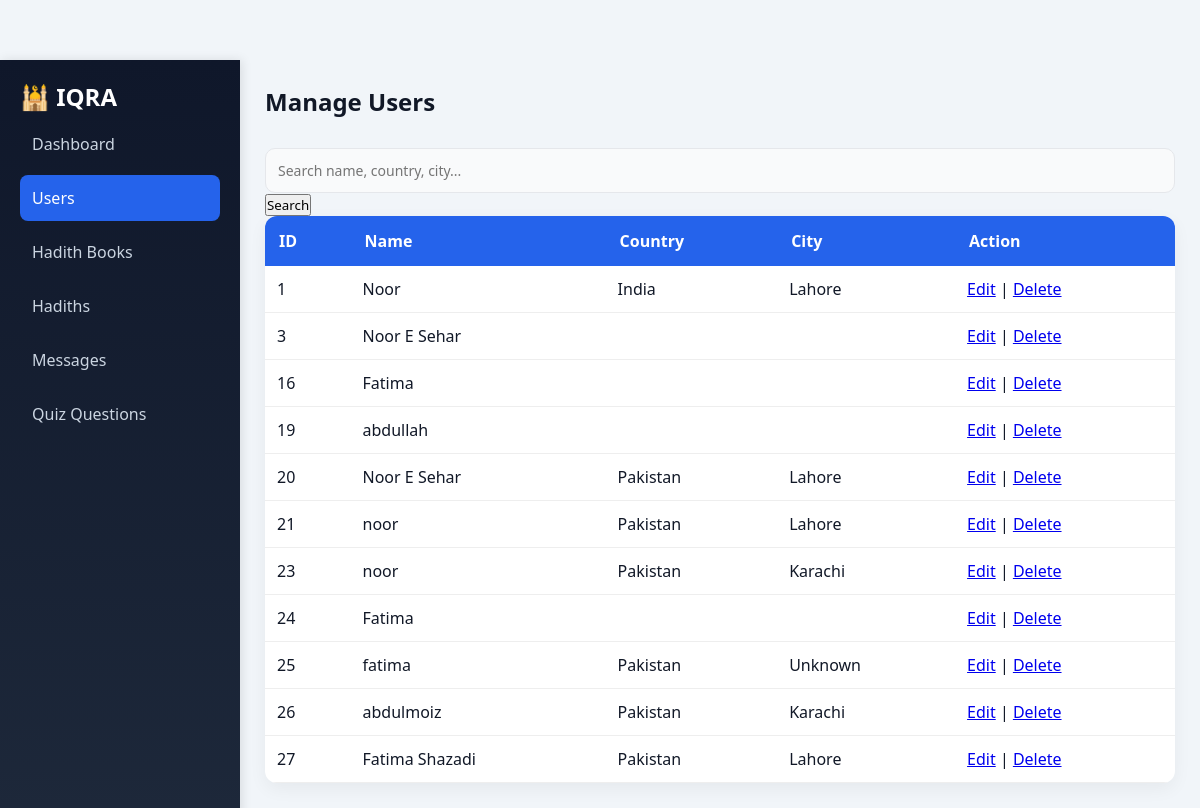
The app's page /users.php (signed in) with its own data.
### tables this page shows
CREATE TABLE `user` (
  `id` bigint(20) UNSIGNED NOT NULL,
  `name` varchar(20) NOT NULL,
  `email` varchar(255) DEFAULT NULL,
  `password` varchar(20) NOT NULL,
  `role` varchar(20) DEFAULT 'user',
  `is_premium` int(11) DEFAULT 0,
  `country` varchar(100) DEFAULT NULL,
  `city` varchar(100) DEFAULT NULL
);

### users.php (the view, shortened to what this page needs)
<?php
include "db.php";
$search = "";
if(isset($_GET['search'])){
    $search = $_GET['search'];
    $result = mysqli_query($conn,
    "SELECT * FROM user
     WHERE name LIKE '%$search%'
     OR country LIKE '%$search%'
     OR city LIKE '%$search%'"
    );
} else {
    $result = mysqli_query($conn,"SELECT * FROM user");
}
?>
<!DOCTYPE html>
<html>
<head>
<link rel="stylesheet" href="dashboard.css">
</head>
<body>
<div class="container">
<aside class="sidebar">
    <h2>🕌 IQRA</h2>
    <ul>
        <li><a href="dashboard.php">Dashboard</a></li>
        <li><a href="users.php" class="active">Users</a></li>
        <li><a href="admin_books.php">Hadith Books</a></li>
        <li><a href="admin_hadiths.php">Hadiths</a></li>
        <li><a href="admin_messages.php">Messages</a></li>
        <li><a href="all_questions.php"> Quiz Questions</a></li>
    </ul>
</aside>
<main class="main">
<h2>Manage Users</h2>
<form method="GET">
    <input type="text" name="search" placeholder="Search name, country, city..." value="<?php echo $search; ?>">
    <button type="submit">Search</button>
</form>
<table>
<tr>
    <th>ID</th>
    <th>Name</th>
    <th>Country</th>
    <th>City</th>
    <th>Action</th>
</tr>
<?php while($row = mysqli_fetch_assoc($result)){ ?>
<tr>
    <td><?php echo $row['id']; ?></td>
    <td><?php echo $row['name']; ?></td>
    <td><?php echo $row['country']; ?></td>
    <td><?php echo $row['city']; ?></td>
    <td>
        <a href="edit_user.php?id=<?php echo $row['id']; ?>">Edit</a> |
        <a href="delete_user.php?id=<?php echo $row['id']; ?>">Delete</a>
    </td>
</tr>
<?php } ?>
</table>
</main>
</div>
</body>
</html>

### dashboard.css (style rules this page uses)
* { margin:0; padding:0; box-sizing:border-box; font-family:"Segoe UI", sans-serif; }
body { background:#f1f5f9; color:#111827; }
.container { display:flex; margin-top:60px; }
.sidebar { width:240px; height:100vh; background:linear-gradient(180deg,#0f172a,#1e293b); color:white; padding:20px; position:fixed; left:0; top:60px; box-shadow:2px 0 10px rgba(0,0,0,0.1); }
.sidebar ul { list-style:none; }
.sidebar ul li { margin:8px 0; }
.sidebar ul li a { display:block; padding:12px; color:#cbd5e1; text-decoration:none; border-radius:8px; transition:0.3s; }
.sidebar ul li a:hover, .sidebar ul li a.active { background:#2563eb; color:white; }
.main { margin-left:240px; padding:25px; width:100%; }
.main h2 { font-size:24px; margin-bottom:20px; color:#111827; }
table { width:100%; border-collapse:collapse; background:#fff; border-radius:12px; overflow:hidden; box-shadow:0 6px 18px rgba(0,0,0,0.05); }
th { background:#2563eb; color:#fff; padding:14px; text-align:left; }
td { padding:12px; border-bottom:1px solid #eee; }
input, textarea, select { width:100%; padding:12px; margin-top:10px; border:1px solid #e5e7eb; border-radius:10px; background:#f9fafb; font-size:14px; transition:0.3s; }

### records on screen
user: id "1", name "Noor", country "India", city "Lahore"
user: id "3", name "Noor E Sehar"
user: id "16", name "Fatima"
user: id "19", name "abdullah"
user: id "20", name "Noor E Sehar", country "Pakistan", city "Lahore"
user: id "21", name "noor", country "Pakistan", city "Lahore"
user: id "23", name "noor", country "Pakistan", city "Karachi"
user: id "24", name "Fatima"
user: id "25", name "fatima", country "Pakistan", city "Unknown"
user: id "26", name "abdulmoiz", country "Pakistan", city "Karachi"
user: id "27", name "Fatima Shazadi", country "Pakistan", city "Lahore"
